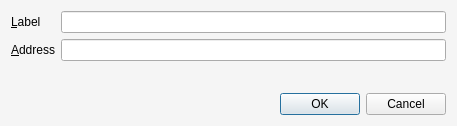
<?xml version="1.0" encoding="UTF-8"?>
<ui version="4.0">
 <class>EditAddressDialog</class>
 <widget class="QDialog" name="EditAddressDialog">
  <property name="geometry">
   <rect>
    <x>0</x>
    <y>0</y>
    <width>457</width>
    <height>126</height>
   </rect>
  </property>
  <property name="windowTitle">
   <string>Edit Address</string>
  </property>
  <property name="styleSheet">
   <string notr="true">#EditAddressDialog{
	background-color: #f5f5f5;
	color: black;
}</string>
  </property>
  <layout class="QVBoxLayout" name="verticalLayout">
   <item>
    <layout class="QFormLayout" name="formLayout">
     <property name="fieldGrowthPolicy">
      <enum>QFormLayout::AllNonFixedFieldsGrow</enum>
     </property>
     <item row="0" column="0">
      <widget class="QLabel" name="label">
       <property name="text">
        <string>&amp;Label</string>
       </property>
       <property name="buddy">
        <cstring>labelEdit</cstring>
       </property>
      </widget>
     </item>
     <item row="0" column="1">
      <widget class="QLineEdit" name="labelEdit">
       <property name="toolTip">
        <string>The label associated with this address book entry</string>
       </property>
      </widget>
     </item>
     <item row="1" column="0">
      <widget class="QLabel" name="label_2">
       <property name="text">
        <string>&amp;Address</string>
       </property>
       <property name="buddy">
        <cstring>addressEdit</cstring>
       </property>
      </widget>
     </item>
     <item row="1" column="1">
      <widget class="QLineEdit" name="addressEdit">
       <property name="toolTip">
        <string>The address associated with this address book entry. This can only be modified for sending addresses.</string>
       </property>
      </widget>
     </item>
    </layout>
   </item>
   <item>
    <widget class="QDialogButtonBox" name="buttonBox">
     <property name="orientation">
      <enum>Qt::Horizontal</enum>
     </property>
     <property name="standardButtons">
      <set>QDialogButtonBox::Cancel|QDialogButtonBox::Ok</set>
     </property>
    </widget>
   </item>
  </layout>
 </widget>
 <resources/>
 <connections>
  <connection>
   <sender>buttonBox</sender>
   <signal>accepted()</signal>
   <receiver>EditAddressDialog</receiver>
   <slot>accept()</slot>
   <hints>
    <hint type="sourcelabel">
     <x>248</x>
     <y>254</y>
    </hint>
    <hint type="destinationlabel">
     <x>157</x>
     <y>274</y>
    </hint>
   </hints>
  </connection>
  <connection>
   <sender>buttonBox</sender>
   <signal>rejected()</signal>
   <receiver>EditAddressDialog</receiver>
   <slot>reject()</slot>
   <hints>
    <hint type="sourcelabel">
     <x>316</x>
     <y>260</y>
    </hint>
    <hint type="destinationlabel">
     <x>286</x>
     <y>274</y>
    </hint>
   </hints>
  </connection>
 </connections>
</ui>
